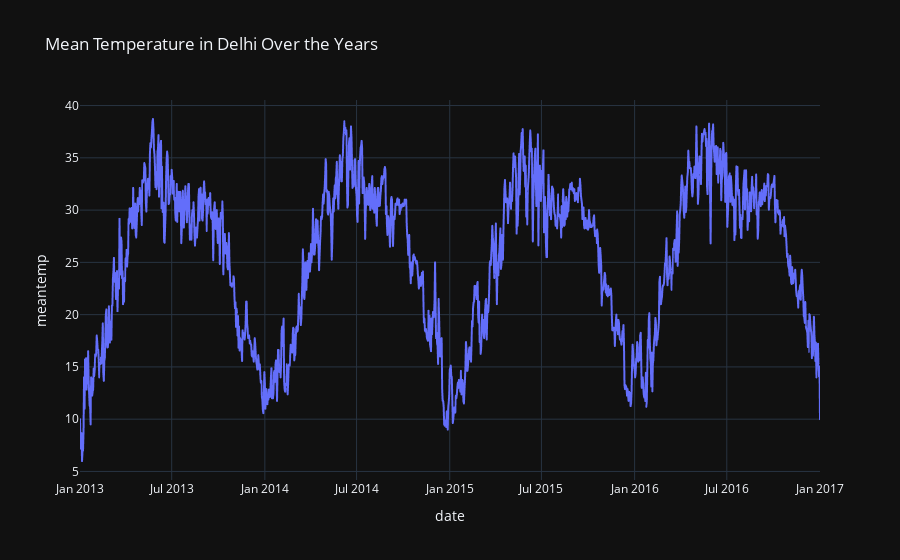

The notebook cell saved with this chart:
### Code cell
figure = px.line(data, x="date", y="meantemp", title='Mean Temperature in Delhi Over the Years')
figure.show()

### Figure 1 — Plotly figure (JSON) as saved in the notebook; plotly's stock layout.template omitted (floating-point values rounded to 4 significant figures; data arrays with more than 128 entries replaced by an {"elided": "..."} marker saying what was removed)
{"data": [{"hovertemplate": "date=%{x}<br>meantemp=%{y}<extra></extra>", "legendgroup": "", "line": {"color": "#636efa", "dash": "solid"}, "marker": {"symbol": "circle"}, "mode": "lines", "name": "", "showlegend": false, "x": {"elided": "1462 str values"}, "xaxis": "x", "y": {"elided": "1462 float values"}, "yaxis": "y", "type": "scattergl"}], "layout": {"xaxis": {"anchor": "y", "domain": [0.0, 1.0], "title": {"text": "date"}}, "yaxis": {"anchor": "x", "domain": [0.0, 1.0], "title": {"text": "meantemp"}}, "legend": {"tracegroupgap": 0}, "title": {"text": "Mean Temperature in Delhi Over the Years"}}}
